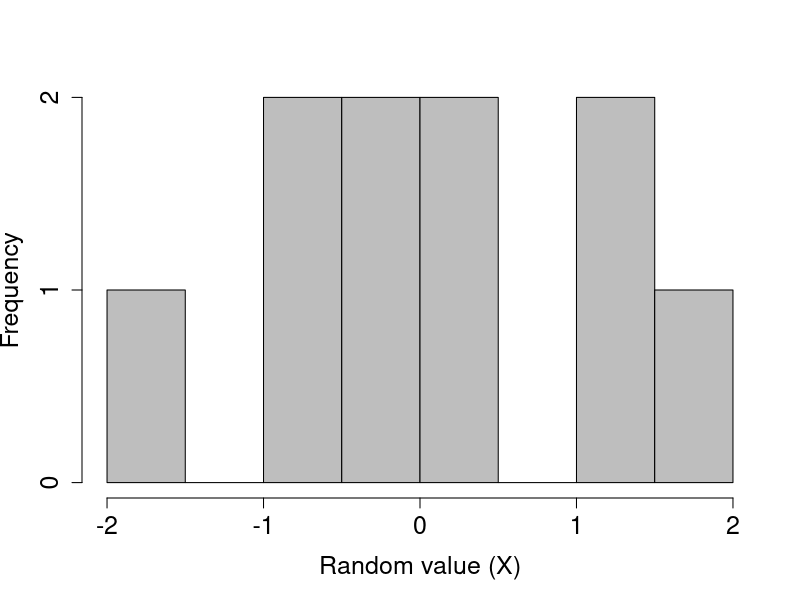
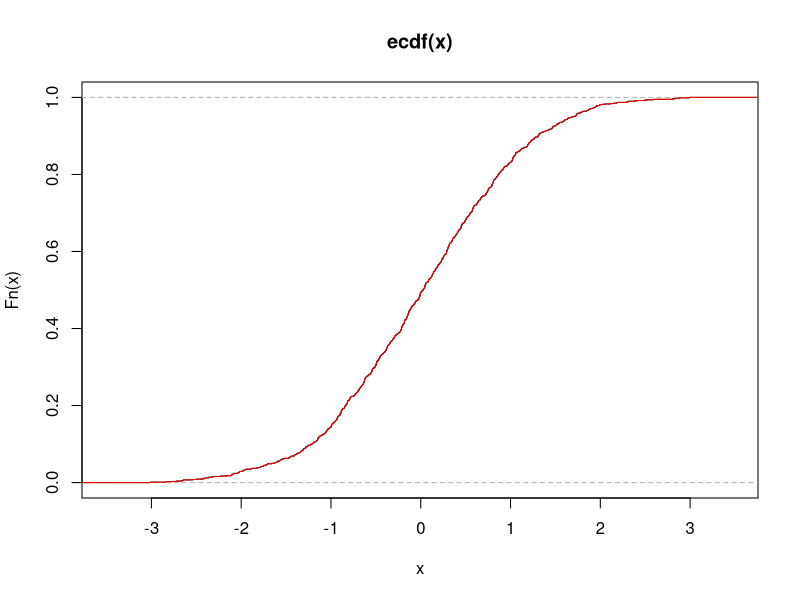

The R script that drew these images, in order:
#clear global environment
rm(list = ls())

rand_norm <- rnorm(n = 10, mean = 0, sd = 1)

hist(rand_norm, xlab = "Random value (X)", col = "grey",
     main = "", cex.lab = 1.5, cex.axis = 1.5)

qnorm(0.05)
qnorm(0.95)
qnorm(0.975)

monte_carlo_normal <- function(N, sample_size, alpha, mu, sigma){
  count <- 0
  for (i in 1:N ) {
    rand_norm <- rnorm(n = sample_size, mean = mu, sd = sigma)
    CI_lower <- (mean(rand_norm)-(qnorm((1-(alpha/2)))*(sqrt(variance(rand_norm))/sqrt(sample_size))))
    CI_upper <- (mean(rand_norm)+(qnorm((1-(alpha/2)))*(sqrt(variance(rand_norm))/sqrt(sample_size))))
    if (mu >= CI_lower && mu <= CI_upper) {
    count <- count + 1
    }
  }
  coverage <- count/N
}
# As N increases then coverage should converge to 1-alpha by LLN
# Plot the coverage as N increases and as sample size increases


edf <- function(x, increment) {
  out<-numeric(length(increment))
  length <- length(increment) #To stop it from recalculating this in the loop
  for(i in 1:length) {
    indicator <- as.numeric(x<=increment[i])
    out[i] <- sum(indicator)/length(increment)
  }
  out
}

sample_edf <- function(x, n){ #Sampling from data with replacement
  out <- rep(0, n)
  values <- floor(runif(n, min = 1, max = length(x)))
  for (i in 1:n){
    out[i] <- x[values[i]]
  }
  return(out)
}

# test to see if the edf function matches the base R one
x <- rnorm(1000)
plot(ecdf(x))
lines(seq(-4, 4, length=1000), 
      edf(x, seq(-4, 4, length=1000)), 
      col='red')
